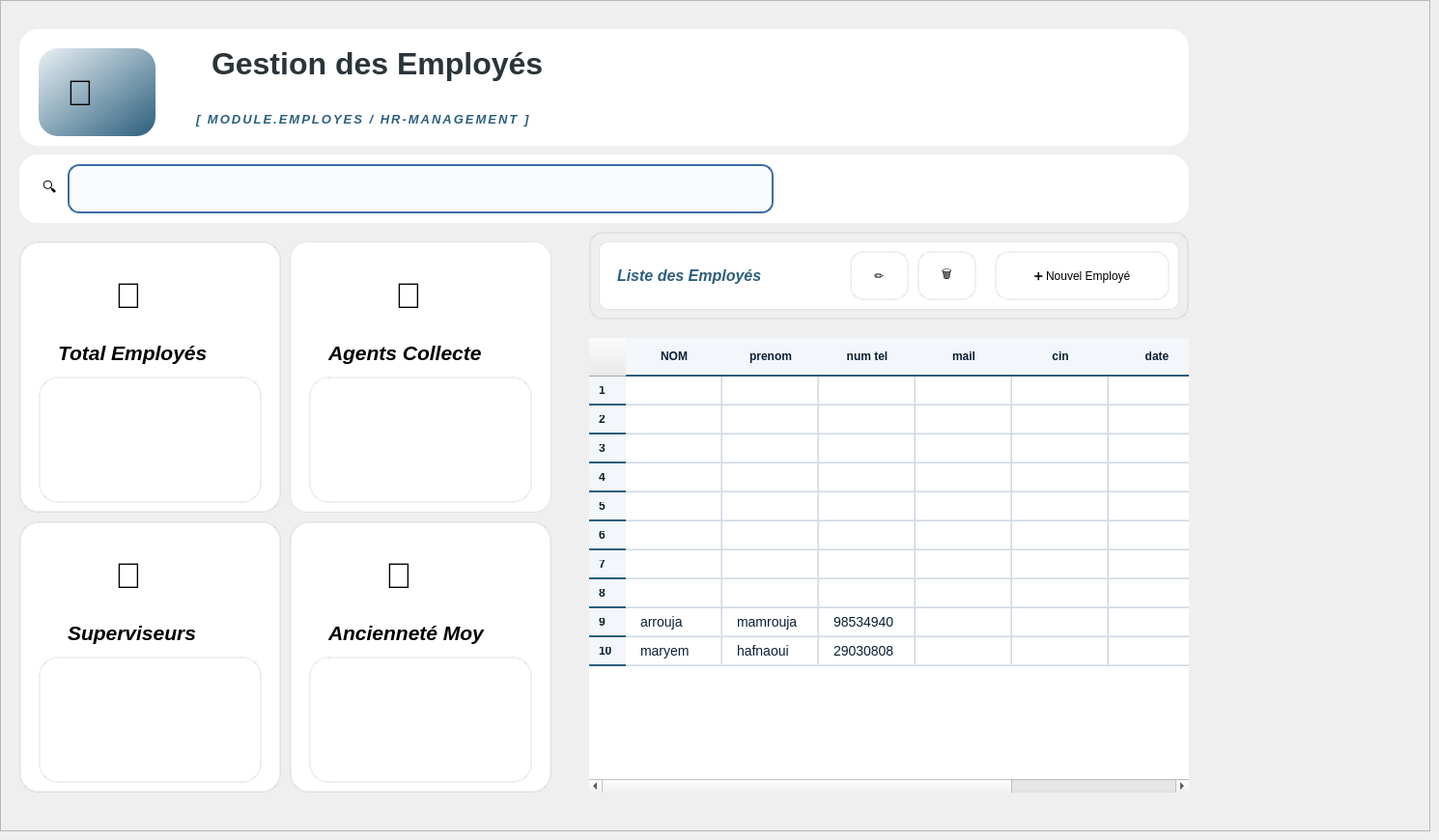
       <widget class="QWidget" name="page_13">
        <widget class="QFrame" name="frame_29">
         <property name="enabled">
          <bool>true</bool>
         </property>
         <property name="geometry">
          <rect>
           <x>0</x>
           <y>0</y>
           <width>1481</width>
           <height>861</height>
          </rect>
         </property>
         <property name="maximumSize">
          <size>
           <width>1500</width>
           <height>1500</height>
          </size>
         </property>
         <property name="styleSheet">
          <string notr="true">background-color: qlineargradient(
    spread:pad,
    x1:0, y1:0,
    x2:0, y2:1,
    stop:0 #0A1F33,
    stop:0.5 #163A5F,
    stop:1 #274C77
);

</string>
         </property>
         <property name="frameShape">
          <enum>QFrame::Shape::StyledPanel</enum>
         </property>
         <property name="frameShadow">
          <enum>QFrame::Shadow::Raised</enum>
         </property>
         <widget class="QFrame" name="headerFrame&#10;_7">
          <property name="geometry">
           <rect>
            <x>20</x>
            <y>30</y>
            <width>1211</width>
            <height>121</height>
           </rect>
          </property>
          <property name="minimumSize">
           <size>
            <width>0</width>
            <height>120</height>
           </size>
          </property>
          <property name="layoutDirection">
           <enum>Qt::LayoutDirection::LeftToRight</enum>
          </property>
          <property name="styleSheet">
           <string notr="true">background: white;
border-radius: 20px;
padding: 20px;
</string>
          </property>
          <property name="frameShape">
           <enum>QFrame::Shape::StyledPanel</enum>
          </property>
          <property name="frameShadow">
           <enum>QFrame::Shadow::Raised</enum>
          </property>
          <widget class="QLabel" name="label_83">
           <property name="geometry">
            <rect>
             <x>150</x>
             <y>0</y>
             <width>441</width>
             <height>101</height>
            </rect>
           </property>
           <property name="font">
            <font>
             <family>Leelawadee UI</family>
             <pointsize>24</pointsize>
             <bold>true</bold>
            </font>
           </property>
           <property name="styleSheet">
            <string notr="true">color: #2A3439;
</string>
           </property>
           <property name="text">
            <string>Gestion des Employés</string>
           </property>
          </widget>
          <widget class="QFrame" name="headerFrame&#10;_8">
           <property name="geometry">
            <rect>
             <x>20</x>
             <y>-10</y>
             <width>1131</width>
             <height>131</height>
            </rect>
           </property>
           <property name="minimumSize">
            <size>
             <width>0</width>
             <height>120</height>
            </size>
           </property>
           <property name="layoutDirection">
            <enum>Qt::LayoutDirection::LeftToRight</enum>
           </property>
           <property name="styleSheet">
            <string notr="true">background: white;
border-radius: 20px;
padding: 20px;
</string>
           </property>
           <property name="frameShape">
            <enum>QFrame::Shape::StyledPanel</enum>
           </property>
           <property name="frameShadow">
            <enum>QFrame::Shadow::Raised</enum>
           </property>
           <widget class="QLabel" name="label_84">
            <property name="geometry">
             <rect>
              <x>150</x>
              <y>0</y>
              <width>481</width>
              <height>91</height>
             </rect>
            </property>
            <property name="font">
             <font>
              <family>Leelawadee UI</family>
              <pointsize>24</pointsize>
              <bold>true</bold>
             </font>
            </property>
            <property name="styleSheet">
             <string notr="true">color: #2A3439;
</string>
            </property>
            <property name="text">
             <string>Gestion des Employés</string>
            </property>
           </widget>
           <widget class="QLabel" name="label_85">
            <property name="geometry">
             <rect>
              <x>140</x>
              <y>70</y>
              <width>501</width>
              <height>81</height>
             </rect>
            </property>
            <property name="font">
             <font>
              <pointsize>10</pointsize>
              <italic>true</italic>
              <bold>true</bold>
             </font>
            </property>
            <property name="styleSheet">
             <string notr="true">color: #2C5F7C;
letter-spacing: 2px;
n</string>
            </property>
            <property name="text">
             <string>[ MODULE.EMPLOYES / HR-MANAGEMENT ]
</string>
            </property>
           </widget>
           <widget class="QLabel" name="label_86">
            <property name="geometry">
             <rect>
              <x>0</x>
              <y>30</y>
              <width>121</width>
              <height>91</height>
             </rect>
            </property>
            <property name="font">
             <font>
              <pointsize>28</pointsize>
             </font>
            </property>
            <property name="styleSheet">
             <string notr="true">
    background: qlineargradient(x1:0, y1:0, x2:1, y2:1, stop:0 #E8F0F5, stop:1 #2C5F7C); /* bleu clair dégradé */</string>
            </property>
            <property name="text">
             <string>👥</string>
            </property>
           </widget>
          </widget>
         </widget>
         <widget class="QWidget" name="stat3_2" native="true">
          <property name="geometry">
           <rect>
            <x>20</x>
            <y>540</y>
            <width>271</width>
            <height>281</height>
           </rect>
          </property>
          <property name="styleSheet">
           <string notr="true">QWidget#stat3_2
 {
    background-color: #FFFFFF; /* fond blanc */
    border-radius: 20px;       /* coins arrondis */
    border: 2px solid rgba(44, 95, 124, 0.08); /* bord gris clair */
}
</string>
          </property>
          <widget class="QWidget" name="widget_6" native="true">
           <property name="geometry">
            <rect>
             <x>20</x>
             <y>140</y>
             <width>231</width>
             <height>131</height>
            </rect>
           </property>
           <property name="styleSheet">
            <string notr="true"> border-radius: 20px;       /* coins arrondis */
    border: 2px solid rgba(44, 95, 124, 0.08); /* bord gris clair */</string>
           </property>
          </widget>
          <widget class="QLabel" name="label_87">
           <property name="geometry">
            <rect>
             <x>50</x>
             <y>90</y>
             <width>201</width>
             <height>51</height>
            </rect>
           </property>
           <property name="font">
            <font>
             <pointsize>16</pointsize>
             <italic>true</italic>
             <bold>true</bold>
            </font>
           </property>
           <property name="styleSheet">
            <string notr="true">background-color: #FFFFFF; /* fond blanc */
         

color: #2A3439;\n</string>
           </property>
           <property name="text">
            <string>Superviseurs</string>
           </property>
          </widget>
          <widget class="QLabel" name="label_88">
           <property name="geometry">
            <rect>
             <x>70</x>
             <y>10</y>
             <width>131</width>
             <height>91</height>
            </rect>
           </property>
           <property name="font">
            <font>
             <pointsize>28</pointsize>
            </font>
           </property>
           <property name="styleSheet">
            <string notr="true">background: white;
border-radius: 20px;
padding: 20px;</string>
           </property>
           <property name="text">
            <string>👔</string>
           </property>
          </widget>
         </widget>
         <widget class="QWidget" name="stat4_2" native="true">
          <property name="geometry">
           <rect>
            <x>300</x>
            <y>540</y>
            <width>271</width>
            <height>281</height>
           </rect>
          </property>
          <property name="styleSheet">
           <string notr="true">QWidget#stat4_2
{
    background-color: #FFFFFF; /* fond blanc */
    border-radius: 20px;       /* coins arrondis */
    border: 2px solid rgba(44, 95, 124, 0.08); /* bord gris clair */
}
</string>
          </property>
          <widget class="QWidget" name="widget_7" native="true">
           <property name="geometry">
            <rect>
             <x>20</x>
             <y>140</y>
             <width>231</width>
             <height>131</height>
            </rect>
           </property>
           <property name="styleSheet">
            <string notr="true"> border-radius: 20px;       /* coins arrondis */
    border: 2px solid rgba(44, 95, 124, 0.08); /* bord gris clair */</string>
           </property>
          </widget>
          <widget class="QLabel" name="label_89">
           <property name="geometry">
            <rect>
             <x>40</x>
             <y>90</y>
             <width>231</width>
             <height>51</height>
            </rect>
           </property>
           <property name="font">
            <font>
             <pointsize>16</pointsize>
             <italic>true</italic>
             <bold>true</bold>
            </font>
           </property>
           <property name="styleSheet">
            <string notr="true">background-color: #FFFFFF; /* fond blanc */
         

color: #2A3439;\n</string>
           </property>
           <property name="text">
            <string>Ancienneté Moy</string>
           </property>
          </widget>
          <widget class="QLabel" name="label_90">
           <property name="geometry">
            <rect>
             <x>70</x>
             <y>10</y>
             <width>131</width>
             <height>91</height>
            </rect>
           </property>
           <property name="font">
            <font>
             <pointsize>28</pointsize>
            </font>
           </property>
           <property name="styleSheet">
            <string notr="true">background: white;
border-radius: 20px;
padding: 20px;</string>
           </property>
           <property name="text">
            <string>📅</string>
           </property>
          </widget>
         </widget>
         <widget class="QWidget" name="stat2_2" native="true">
          <property name="geometry">
           <rect>
            <x>300</x>
            <y>250</y>
            <width>271</width>
            <height>281</height>
           </rect>
          </property>
          <property name="styleSheet">
           <string notr="true">QWidget#stat2_2
 {
    background-color: #FFFFFF;
    border-radius: 18px;
    border: 1px solid #DDE3EA;
}
</string>
          </property>
          <widget class="QLabel" name="label_91">
           <property name="geometry">
            <rect>
             <x>40</x>
             <y>90</y>
             <width>221</width>
             <height>51</height>
            </rect>
           </property>
           <property name="font">
            <font>
             <pointsize>16</pointsize>
             <italic>true</italic>
             <bold>true</bold>
            </font>
           </property>
           <property name="styleSheet">
            <string notr="true">background-color: #FFFFFF; /* fond blanc */
         

color: #2A3439;\n</string>
           </property>
           <property name="text">
            <string>Agents Collecte</string>
           </property>
          </widget>
          <widget class="QLabel" name="label_92">
           <property name="geometry">
            <rect>
             <x>80</x>
             <y>10</y>
             <width>131</width>
             <height>91</height>
            </rect>
           </property>
           <property name="font">
            <font>
             <pointsize>28</pointsize>
            </font>
           </property>
           <property name="styleSheet">
            <string notr="true">background: white;
border-radius: 20px;
padding: 20px;</string>
           </property>
           <property name="text">
            <string>🚛</string>
           </property>
          </widget>
          <widget class="QWidget" name="widget_3" native="true">
           <property name="geometry">
            <rect>
             <x>20</x>
             <y>140</y>
             <width>231</width>
             <height>131</height>
            </rect>
           </property>
           <property name="styleSheet">
            <string notr="true"> border-radius: 20px;       /* coins arrondis */
    border: 2px solid rgba(44, 95, 124, 0.08); /* bord gris clair */
</string>
           </property>
          </widget>
         </widget>
         <widget class="QWidget" name="stat1_2" native="true">
          <property name="geometry">
           <rect>
            <x>20</x>
            <y>250</y>
            <width>271</width>
            <height>281</height>
           </rect>
          </property>
          <property name="styleSheet">
           <string notr="true">QWidget#stat1_2
 {
    background-color: #FFFFFF; /* fond blanc */
    border-radius: 20px;       /* coins arrondis */
    border: 2px solid rgba(44, 95, 124, 0.08); /* bord gris clair */
}
</string>
          </property>
          <widget class="QLabel" name="label_93">
           <property name="geometry">
            <rect>
             <x>40</x>
             <y>90</y>
             <width>211</width>
             <height>51</height>
            </rect>
           </property>
           <property name="font">
            <font>
             <pointsize>16</pointsize>
             <italic>true</italic>
             <bold>true</bold>
            </font>
           </property>
           <property name="styleSheet">
            <string notr="true">background-color: #FFFFFF; /* fond blanc */
         

color: #2A3439;\n</string>
           </property>
           <property name="text">
            <string>Total Employés</string>
           </property>
          </widget>
          <widget class="QWidget" name="widget_8" native="true">
           <property name="geometry">
            <rect>
             <x>20</x>
             <y>140</y>
             <width>231</width>
             <height>131</height>
            </rect>
           </property>
           <property name="styleSheet">
            <string notr="true"> border-radius: 20px;       /* coins arrondis */
    border: 2px solid rgba(44, 95, 124, 0.08); /* bord gris clair */</string>
           </property>
          </widget>
          <widget class="QLabel" name="label_94">
           <property name="geometry">
            <rect>
             <x>70</x>
             <y>10</y>
             <width>131</width>
             <height>91</height>
            </rect>
           </property>
           <property name="font">
            <font>
             <pointsize>28</pointsize>
            </font>
           </property>
           <property name="styleSheet">
            <string notr="true">background: white;
border-radius: 20px;
padding: 20px;</string>
           </property>
           <property name="text">
            <string>👥</string>
           </property>
          </widget>
         </widget>
         <widget class="QWidget" name="searchBox_6" native="true">
          <property name="geometry">
           <rect>
            <x>20</x>
            <y>160</y>
            <width>1211</width>
            <height>71</height>
           </rect>
          </property>
          <property name="styleSheet">
           <string notr="true">background: white;
border-radius: 20px;
padding: 20px;

</string>
          </property>
          <widget class="QLabel" name="label_95">
           <property name="geometry">
            <rect>
             <x>70</x>
             <y>60</y>
             <width>131</width>
             <height>91</height>
            </rect>
           </property>
           <property name="font">
            <font>
             <pointsize>28</pointsize>
            </font>
           </property>
           <property name="styleSheet">
            <string notr="true">background: white;
border-radius: 20px;
padding: 20px;</string>
           </property>
           <property name="text">
            <string>👥</string>
           </property>
          </widget>
          <widget class="QLabel" name="label_96">
           <property name="geometry">
            <rect>
             <x>0</x>
             <y>0</y>
             <width>81</width>
             <height>71</height>
            </rect>
           </property>
           <property name="font">
            <font>
             <pointsize>11</pointsize>
            </font>
           </property>
           <property name="styleSheet">
            <string notr="true">background: white;
border-radius: 20px;
padding: 20px;</string>
           </property>
           <property name="text">
            <string>🔍</string>
           </property>
          </widget>
          <widget class="QLineEdit" name="lineEdit_26">
           <property name="geometry">
            <rect>
             <x>50</x>
             <y>10</y>
             <width>731</width>
             <height>51</height>
            </rect>
           </property>
           <property name="font">
            <font>
             <pointsize>-1</pointsize>
             <fontweight>Medium</fontweight>
            </font>
           </property>
           <property name="styleSheet">
            <string notr="true">QLineEdit {
    background-color: #F9FBFD;          /* fond clair élégant */
    border: 2px solid #3A6EA5;           /* bleu marine clair */
    border-radius: 12px;
    padding: 10px 14px;
    color: #0A1F33;                      /* texte bleu marine foncé */
    font-size: 14px;
    font-weight: 500;
}

/* Quand le champ est sélectionné */
QLineEdit:focus {
    background-color: white;
    border: 2px solid #1E3A5F;           /* focus plus foncé */
}

/* Hover */
QLineEdit:hover {
    border: 2px solid #2F5D8A;
}
</string>
           </property>
          </widget>
          <widget class="QPushButton" name="pushButton_5">
           <property name="geometry">
            <rect>
             <x>1070</x>
             <y>10</y>
             <width>131</width>
             <height>51</height>
            </rect>
           </property>
           <property name="font">
            <font>
             <pointsize>-1</pointsize>
             <italic>false</italic>
             <fontweight>DemiBold</fontweight>
            </font>
           </property>
           <property name="styleSheet">
            <string notr="true">QPushButton {
    background-color: qlineargradient(
        x1:0, y1:0,
        x2:0, y2:1,
        stop:0 #2C5F7C,
        stop:0.5 #3A6EA5,
        stop:1 #1B3A57
    );

    color: white;
    font-size: 14px;
    font-weight: 600;

    border: none;
    border-radius: 14px;

    padding: 10px 22px;
}

/* ✨ HOVER : lumière douce */
QPushButton:hover {
    background-color: qlineargradient(
        x1:0, y1:0,
        x2:0, y2:1,
        stop:0 #3A6EA5,
        stop:0.5 #4A86C5,
        stop:1 #2C5F7C
    );
}

/* 🔘 CLICK (pressed) */
QPushButton:pressed {
    background-color: qlineargradient(
        x1:0, y1:0,
        x2:0, y2:1,
        stop:0 #1B3A57,
        stop:1 #2C5F7C
    );
}

/* 🚫 Désactivé */
QPushButton:disabled {
    background-color: #C8D3DF;
    color: #6E7F91;
}
</string>
           </property>
           <property name="text">
            <string>statistique</string>
           </property>
          </widget>
          <widget class="QPushButton" name="pushButton_13">
           <property name="geometry">
            <rect>
             <x>930</x>
             <y>10</y>
             <width>131</width>
             <height>51</height>
            </rect>
           </property>
           <property name="font">
            <font>
             <pointsize>-1</pointsize>
             <italic>false</italic>
             <fontweight>DemiBold</fontweight>
            </font>
           </property>
           <property name="styleSheet">
            <string notr="true">QPushButton {
    background-color: qlineargradient(
        x1:0, y1:0,
        x2:0, y2:1,
        stop:0 #2C5F7C,
        stop:0.5 #3A6EA5,
        stop:1 #1B3A57
    );

    color: white;
    font-size: 14px;
    font-weight: 600;

    border: none;
    border-radius: 14px;

    padding: 10px 22px;
}

/* ✨ HOVER : lumière douce */
QPushButton:hover {
    background-color: qlineargradient(
        x1:0, y1:0,
        x2:0, y2:1,
        stop:0 #3A6EA5,
        stop:0.5 #4A86C5,
        stop:1 #2C5F7C
    );
}

/* 🔘 CLICK (pressed) */
QPushButton:pressed {
    background-color: qlineargradient(
        x1:0, y1:0,
        x2:0, y2:1,
        stop:0 #1B3A57,
        stop:1 #2C5F7C
    );
}

/* 🚫 Désactivé */
QPushButton:disabled {
    background-color: #C8D3DF;
    color: #6E7F91;
}
</string>
           </property>
           <property name="text">
            <string>📑exporter</string>
           </property>
          </widget>
          <widget class="QPushButton" name="pushButton_14">
           <property name="geometry">
            <rect>
             <x>790</x>
             <y>10</y>
             <width>131</width>
             <height>51</height>
            </rect>
           </property>
           <property name="font">
            <font>
             <pointsize>-1</pointsize>
             <italic>false</italic>
             <fontweight>DemiBold</fontweight>
            </font>
           </property>
           <property name="styleSheet">
            <string notr="true">QPushButton {
    background-color: qlineargradient(
        x1:0, y1:0,
        x2:0, y2:1,
        stop:0 #2C5F7C,
        stop:0.5 #3A6EA5,
        stop:1 #1B3A57
    );

    color: white;
    font-size: 14px;
    font-weight: 600;

    border: none;
    border-radius: 14px;

    padding: 10px 22px;
}

/* ✨ HOVER : lumière douce */
QPushButton:hover {
    background-color: qlineargradient(
        x1:0, y1:0,
        x2:0, y2:1,
        stop:0 #3A6EA5,
        stop:0.5 #4A86C5,
        stop:1 #2C5F7C
    );
}

/* 🔘 CLICK (pressed) */
QPushButton:pressed {
    background-color: qlineargradient(
        x1:0, y1:0,
        x2:0, y2:1,
        stop:0 #1B3A57,
        stop:1 #2C5F7C
    );
}

/* 🚫 Désactivé */
QPushButton:disabled {
    background-color: #C8D3DF;
    color: #6E7F91;
}
</string>
           </property>
           <property name="text">
            <string>rechercher</string>
           </property>
          </widget>
         </widget>
         <widget class="QTableWidget" name="tableWidget_2">
          <property name="geometry">
           <rect>
            <x>610</x>
            <y>350</y>
            <width>621</width>
            <height>471</height>
           </rect>
          </property>
          <property name="styleSheet">
           <string notr="true">/* ===== TABLE PRINCIPALE ===== */
QTableWidget {
    background-color: white;
    border: none;                     /* ❌ SUPPRIME le border blanc */
    gridline-color: #D1D9E6;           /* lignes plus douces */
    font-size: 14px;
    color: #0A1F33;
    selection-background-color: transparent;
}

/* ===== EN-TÊTES ===== */
QHeaderView::section {
    background-color: #F3F6FA;
    color: #0A1F33;
    padding: 10px;
    font-weight: bold;
    border: none;
    border-bottom: 2px solid #2C5F7C;   /* ligne forte sous header */
}

/* Cache les coins moches */
QHeaderView {
    background-color: transparent;
}

/* ===== CELLULES ===== */
QTableWidget::item {
    padding: 12px;
    border-bottom: 1px solid #E3E8F0;
    border-right: 1px solid #E3E8F0;
}

/* Supprimer bordure droite dernière colonne */
QTableWidget::item:last {
    border-right: none;
}

/* ===== ZEBRA STYLE ===== */
QTableWidget::item:!selected:nth-child(even) {
    background-color: #F8FAFD;
}

/* ===== HOVER ===== */
QTableWidget::item:hover {
    background-color: #EAF2FB;
}

/* ===== SELECTION ===== */
QTableWidget::item:selected {
    background-color: #2C5F7C;
    color: white;
    border-radius: 4px;
}

/* ===== SCROLLBAR ===== */
QScrollBar:vertical {
    background: #F1F4F8;
    width: 10px;
    border-radius: 5px;
}

QScrollBar::handle:vertical {
    background: #2C5F7C;
    border-radius: 5px;
}

QScrollBar::add-line,
QScrollBar::sub-line {
    height: 0px;
}
</string>
          </property>
          <row/>
          <row/>
          <row/>
          <row/>
          <row/>
          <row/>
          <row/>
          <row/>
          <row/>
          <row/>
          <column>
           <property name="text">
            <string>NOM</string>
           </property>
          </column>
          <column>
           <property name="text">
            <string>prenom</string>
           </property>
          </column>
          <column>
           <property name="text">
            <string>num tel</string>
           </property>
          </column>
          <column>
           <property name="text">
            <string>mail</string>
           </property>
          </column>
          <column>
           <property name="text">
            <string>cin</string>
           </property>
          </column>
          <column>
           <property name="text">
            <string>date</string>
           </property>
          </column>
          <column>
           <property name="text">
            <string>adresse</string>
           </property>
          </column>
          <item row="8" column="0">
           <property name="text">
            <string>arrouja</string>
           </property>
          </item>
          <item row="8" column="1">
           <property name="text">
            <string>mamrouja</string>
           </property>
          </item>
          <item row="8" column="2">
           <property name="text">
            <string>98534940</string>
           </property>
          </item>
          <item row="9" column="0">
           <property name="text">
            <string>maryem</string>
           </property>
          </item>
          <item row="9" column="1">
           <property name="text">
            <string>hafnaoui</string>
           </property>
          </item>
          <item row="9" column="2">
           <property name="text">
            <string>29030808</string>
           </property>
          </item>
         </widget>
         <widget class="QFrame" name="frame_30">
          <property name="geometry">
           <rect>
            <x>610</x>
            <y>240</y>
            <width>621</width>
            <height>91</height>
           </rect>
          </property>
          <property name="styleSheet">
           <string notr="true"> border-radius: 14px;     /* coins arrondis */
    border: 2px solid rgba(44, 95, 124, 0.08); /* bord gris clair */</string>
          </property>
          <property name="frameShape">
           <enum>QFrame::Shape::StyledPanel</enum>
          </property>
          <property name="frameShadow">
           <enum>QFrame::Shadow::Raised</enum>
          </property>
          <widget class="QLabel" name="label_97">
           <property name="geometry">
            <rect>
             <x>10</x>
             <y>10</y>
             <width>601</width>
             <height>71</height>
            </rect>
           </property>
           <property name="font">
            <font>
             <pointsize>12</pointsize>
             <italic>true</italic>
             <bold>true</bold>
            </font>
           </property>
           <property name="autoFillBackground">
            <bool>false</bool>
           </property>
           <property name="styleSheet">
            <string notr="true">
color:  #2C5F7C;
    
background-color: #FFFFFF;
padding: 8px 14px;
border-radius: 10px;
border: 1px solid rgba(0, 0, 0, 0.08);
</string>
           </property>
           <property name="frameShape">
            <enum>QFrame::Shape::NoFrame</enum>
           </property>
           <property name="frameShadow">
            <enum>QFrame::Shadow::Plain</enum>
           </property>
           <property name="text">
            <string>Liste des Employés</string>
           </property>
          </widget>
          <widget class="QPushButton" name="pushButton_40">
           <property name="geometry">
            <rect>
             <x>420</x>
             <y>20</y>
             <width>181</width>
             <height>51</height>
            </rect>
           </property>
           <property name="font">
            <font>
             <italic>false</italic>
             <fontweight>DemiBold</fontweight>
            </font>
           </property>
           <property name="styleSheet">
            <string notr="true">QPushButton#pushButton_17 {
    background-color: qlineargradient(
        spread:pad,
        x1:0, y1:0,
        x2:0, y2:1,
        stop:0 #0A1F33,
        stop:0.5 #163A5F,
        stop:1 #274C77
    );
    color: white;
    border-radius: 12px;
    padding: 10px 20px;
    font-weight: 600;
    border: none;
}

/* HOVER */
QPushButton#pushButton_17:hover {
    background-color: qlineargradient(
        spread:pad,
        x1:0, y1:0,
        x2:0, y2:1,
        stop:0 #163A5F,
        stop:0.5 #274C77,
        stop:1 #3A6EA5
    );
}
QPushButton#btnAdd {
    font-size: 15px;
    padding: 12px 26px;
}

</string>
           </property>
           <property name="text">
            <string>➕ Nouvel Employé</string>
           </property>
          </widget>
          <widget class="QPushButton" name="pushButton_47">
           <property name="geometry">
            <rect>
             <x>340</x>
             <y>20</y>
             <width>61</width>
             <height>51</height>
            </rect>
           </property>
           <property name="font">
            <font>
             <italic>false</italic>
             <fontweight>DemiBold</fontweight>
            </font>
           </property>
           <property name="styleSheet">
            <string notr="true">QPushButton#pushButton_18 {
    background-color: qlineargradient(
        spread:pad,
        x1:0, y1:0,
        x2:0, y2:1,
        stop:0 #0A1F33,
        stop:0.5 #163A5F,
        stop:1 #274C77
    );
    color: white;
    border-radius: 12px;
    padding: 10px 20px;
    font-weight: 600;
    border: none;
}

/* HOVER */
QPushButton#pushButton_18:hover {
    background-color: qlineargradient(
        spread:pad,
        x1:0, y1:0,
        x2:0, y2:1,
        stop:0 #163A5F,
        stop:0.5 #274C77,
        stop:1 #3A6EA5
    );
}
QPushButton#btnAdd {
    font-size: 15px;
    padding: 12px 26px;
}

</string>
           </property>
           <property name="text">
            <string>🗑️</string>
           </property>
          </widget>
          <widget class="QPushButton" name="pushButton_48">
           <property name="geometry">
            <rect>
             <x>270</x>
             <y>20</y>
             <width>61</width>
             <height>51</height>
            </rect>
           </property>
           <property name="font">
            <font>
             <italic>false</italic>
             <fontweight>DemiBold</fontweight>
            </font>
           </property>
           <property name="styleSheet">
            <string notr="true">QPushButton#pushButton_19 {
    background-color: qlineargradient(
        spread:pad,
        x1:0, y1:0,
        x2:0, y2:1,
        stop:0 #0A1F33,
        stop:0.5 #163A5F,
        stop:1 #274C77
    );
    color: white;
    border-radius: 12px;
    padding: 10px 20px;
    font-weight: 600;
    border: none;
}

/* HOVER */
QPushButton#pushButton_19:hover {
    background-color: qlineargradient(
        spread:pad,
        x1:0, y1:0,
        x2:0, y2:1,
        stop:0 #163A5F,
        stop:0.5 #274C77,
        stop:1 #3A6EA5
    );
}
QPushButton#btnAdd {
    font-size: 15px;
    padding: 12px 26px;
}

</string>
           </property>
           <property name="text">
            <string>✏️</string>
           </property>
          </widget>
         </widget>
         <widget class="QFrame" name="frame_31">
          <property name="geometry">
           <rect>
            <x>690</x>
            <y>880</y>
            <width>1571</width>
            <height>931</height>
           </rect>
          </property>
          <property name="styleSheet">
           <string notr="true">background-color: qlineargradient(
    spread:pad,
    x1:0, y1:0,
    x2:0, y2:1,
    stop:0 #0A1F33,
    stop:0.5 #163A5F,
    stop:1 #274C77
);</string>
          </property>
          <property name="frameShape">
           <enum>QFrame::Shape::StyledPanel</enum>
          </property>
          <property name="frameShadow">
           <enum>QFrame::Shadow::Raised</enum>
          </property>
          <widget class="QFrame" name="frame_32">
           <property name="geometry">
            <rect>
             <x>310</x>
             <y>320</y>
             <width>901</width>
             <height>591</height>
            </rect>
           </property>
           <property name="styleSheet">
            <string notr="true">background: white;
border-radius: 20px;
padding: 20px;
</string>
           </property>
           <property name="frameShape">
            <enum>QFrame::Shape::StyledPanel</enum>
           </property>
           <property name="frameShadow">
            <enum>QFrame::Shadow::Raised</enum>
           </property>
          </widget>
         </widget>
         <zorder>headerFrame
_7</zorder>
         <zorder>searchBox_6</zorder>
         <zorder>frame_30</zorder>
         <zorder>frame_31</zorder>
         <zorder>stat3_2</zorder>
         <zorder>stat4_2</zorder>
         <zorder>stat2_2</zorder>
         <zorder>tableWidget_2</zorder>
         <zorder>stat1_2</zorder>
        </widget>
       </widget>
